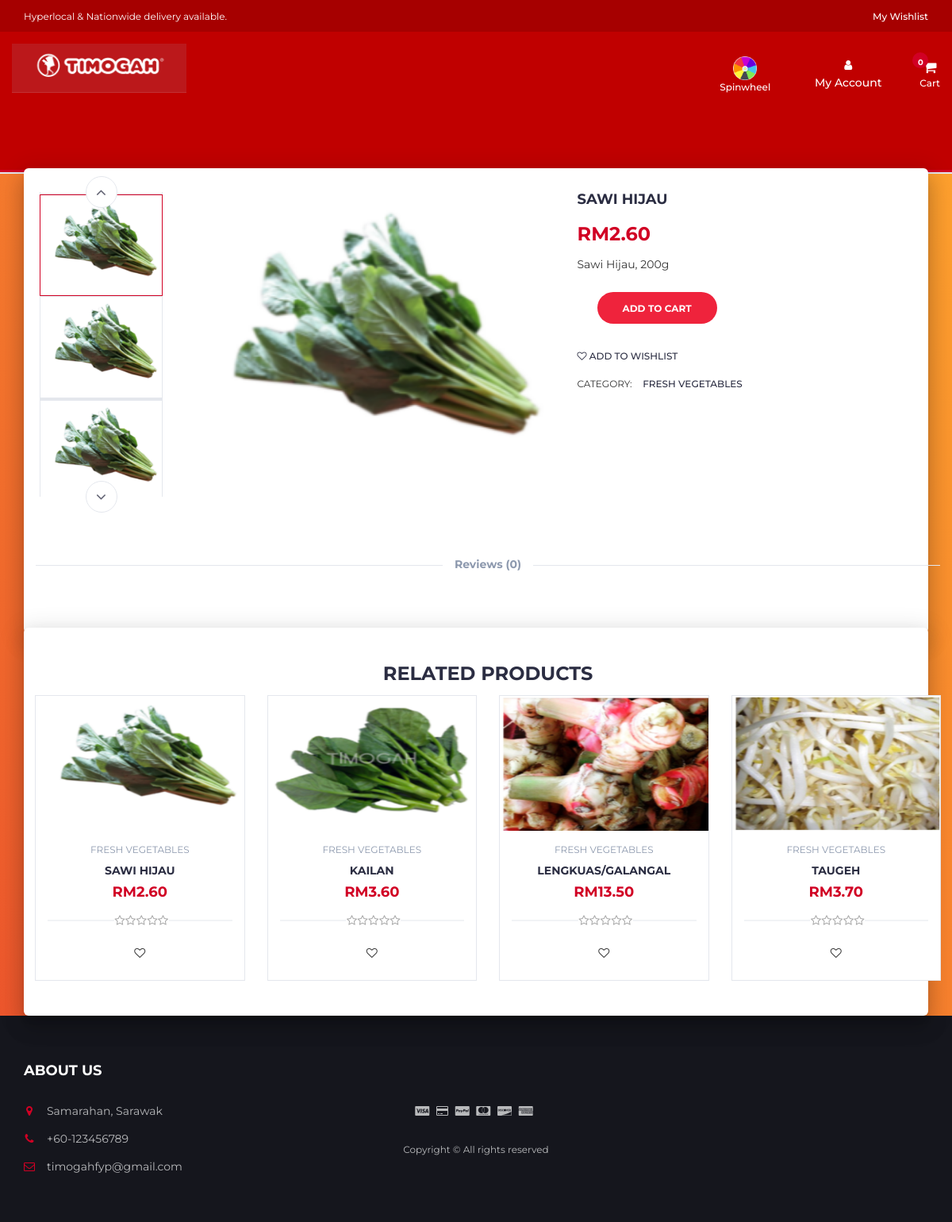
Page /product.php?p=1 on the committed database.
### tables this page shows
CREATE TABLE `products` (
  `product_id` int(100) NOT NULL,
  `product_cat` int(100) NOT NULL,
  `product_store` int(100) NOT NULL,
  `product_title` varchar(255) NOT NULL,
  `product_price` DECIMAL(10, 2) NOT NULL,
  `product_desc` text NOT NULL,
  `product_image` text NOT NULL,
  `product_keywords` text NOT NULL
);

CREATE TABLE `categories` (
  `cat_id` int(100) NOT NULL,
  `cat_title` text NOT NULL
);

### product.php (the view, shortened to what this page needs)
<?php
include 'header.php';
?>
		<div class="section main main-raised">
			<div class="container">
				<div class="row">
					<?php
								include 'db.php';
								$product_id = $_GET['p'];
								$sql = " SELECT * FROM products AS P,categories AS C WHERE P.product_cat = C.cat_id  AND P.product_id = '$product_id'";
								$result = mysqli_query($con, $sql);
								if (mysqli_num_rows($result) > 0)
								{
									while($row = mysqli_fetch_assoc($result))
									{
									echo '
                                <div class="col-md-5 col-md-push-2">
                                <div id="product-main-img">
                                    <div class="product-preview">
                                        <img src="product_images/'.$row['product_image'].'" alt="">
                                    </div>
                                    <div class="product-preview">
                                        <img src="product_images/'.$row['product_image'].'" alt="">
                                    </div>
                                    <div class="product-preview">
                                        <img src="product_images/'.$row['product_image'].'" alt="">
                                    </div>
                                    <div class="product-preview">
                                        <img src="product_images/'.$row['product_image'].'" alt="">
                                    </div>
                                </div>
                            </div>
                                <div class="col-md-2  col-md-pull-5">
                                <div id="product-imgs">
                                    <div class="product-preview">
                                        <img src="product_images/'.$row['product_image'].'" alt="">
                                    </div>
                                    <div class="product-preview">
                                        <img src="product_images/'.$row['product_image'].'" alt="">
                                    </div>
                                    <div class="product-preview">
                                        <img src="product_images/'.$row['product_image'].'g" alt="">
                                    </div>
                                    <div class="product-preview">
                                        <img src="product_images/'.$row['product_image'].'" alt="">
                                    </div>
                                </div>
                            </div>
									';
									?>
									<?php
									echo '
							<div class="col-md-5">
								<div class="product-details">
									<h2 class="product-name">'.$row['product_title'].'</h2>
									<div id = "rating_reviews">
									</div>
									<div>
										<h3 class="product-price">RM'.$row['product_price'].'</h3>
									</div>
									<div><p>'.$row['product_desc'].'</p></div>
									<div class="add-to-cart">
										<div class="qty-label">
											<div class="btn-group" style="margin-left: 25px; margin-top: 15px">
											<button class="add-to-cart-btn" pid="'.$row['product_id'].'"  id="product" ><i class="fa fa-shopping-cart"></i> add to cart</button>
											</div>
										</div>
									</div>
									<ul class="product-btns">
										<li><a href="#" pid="'.$row['product_id'].'"  id="wishlist" ><i class="fa fa-heart-o"></i> add to wishlist</a></li>
									</ul>
									<ul class="product-links">
										<li>Category:</li>
										<li><a href="#">'.$row["cat_title"].'</a></li>
									</ul>
								</div>
							</div>
							';
							}
						}
						?>
					<div class="col-md-12">
						<div id="product-tab">
							<ul class="tab-nav">
								<?php
												include 'db.php';
												$product_id = $_GET['p'];
												$product_query = "SELECT COUNT(*) AS count FROM reviews WHERE product_id='$product_id'";
												$run_query = mysqli_query($con,$product_query);
												$row = mysqli_fetch_array($run_query);
												$reviews_count=$row["count"];
												echo '<li><a data-toggle="tab" href="#tab3">Reviews ('.$reviews_count.')</a></li>';
								?>
							</ul>
						</div>
					</div>
				</div>
			</div>
		</div>
		<div class="section main main-raised">
			<div class="container">
				<div class="row">
					<div class="col-md-12">
						<div class="section-title text-center">
							<h3 class="title">Related Products</h3>
						</div>
					</div>
								<?php
                    include 'db.php';
								$product_id = $_GET['p'];
					$product_query = "SELECT * FROM products,categories WHERE product_cat=cat_id AND product_id BETWEEN $product_id AND $product_id+3";
                $run_query = mysqli_query($con,$product_query);
                if(mysqli_num_rows($run_query) > 0){
                    while($row = mysqli_fetch_array($run_query)){
                        $pro_id    = $row['product_id'];
                        $pro_title = $row['product_title'];
                        $pro_price = $row['product_price'];
                        $pro_image = $row['product_image'];
                        $cat_name = $row["cat_title"];
                        echo "
                                <div class='col-md-3 col-xs-6'>
								<a href='product.php?p=$pro_id'><div class='product'>
									<div class='product-img'>
										<img src='product_images/$pro_image' style='max-height: 170px;' alt=''>
									</div></a>
									<div class='product-body'>
										<p class='product-category'>$cat_name</p>
										<h3 class='product-name header-cart-item-name'><a href='product.php?p=$pro_id'>$pro_title</a></h3>
										<h4 class='product-price header-cart-item-info'>RM$pro_price</h4>
										<div class='product-rating'>";
										$rating_query = "SELECT ROUND(AVG(rating),1) AS avg_rating  FROM reviews WHERE product_id='$pro_id '";
										$run_review_query = mysqli_query($con,$rating_query);
										$review_row = mysqli_fetch_array($run_review_query);
										if($review_row > 0){
											$avg_count=$review_row["avg_rating"];
												$i=1;
												while($i <= 5-round($avg_count)){
													$i++;
													echo'
													<i class="fa fa-star-o empty"></i>';
												}
										}
										echo "</div>
										<div class='product-btns'>
											<button pid='$pro_id' id='clickwishlist' class='add-to-wishlist'><i class='fa fa-heart-o'></i><span class='tooltipp'>add to wishlist</span></button>
										</div>
									</div>
									<div class='add-to-cart'>
										<button pid='$pro_id' id='product' class='add-to-cart-btn block2-btn-towishlist' href='#'><i class='fa fa-shopping-cart'></i> add to cart</button>
									</div>
								</div>
                                </div>
			";
		}
}
?>
<?php
include "footer.php";
?>

### rows in the picture
products: product_image (picture), product_title "SAWI HIJAU", product_price "2.60", product_desc "Sawi Hijau, 200g", categories.cat_title "FRESH VEGETABLES"
products: product_image (picture), categories.cat_title "FRESH VEGETABLES", product_title "KAILAN", product_price "3.60"
products: product_image (picture), categories.cat_title "FRESH VEGETABLES", product_title "LENGKUAS/GALANGAL", product_price "13.50"
products: product_image (picture), categories.cat_title "FRESH VEGETABLES", product_title "TAUGEH", product_price "3.70"

### other values in the picture
$reviews_count "0"
